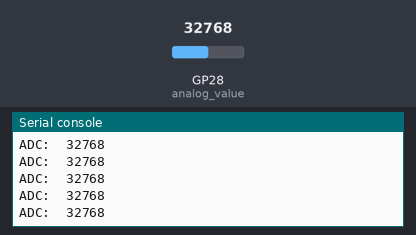
This program was run on a simulated Raspberry Pi Pico running MicroPython. On the bench: the last lines printed to the serial console. The inputs (shaded band) are chosen by the test bench; at power-on: GP28 (analog_value) = 32768 (analog values on the 0–65535 scale).

Above: at 1.2 s.
1.3 s: GP28 (analog_value) set to 45874
At 1.56 s:
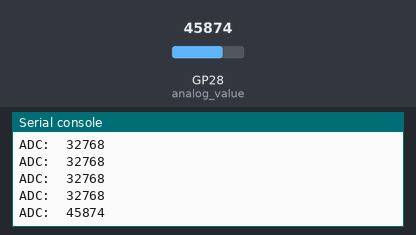
2.8 s: GP28 (analog_value) set to 57670
At 2.96 s:
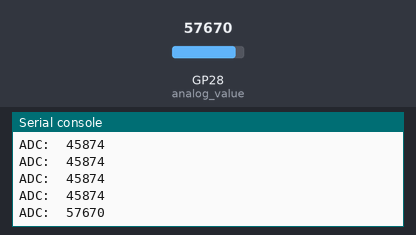
Timing chart, 0 to 5.8 s (numbered marks = the images above; inputs shaded):
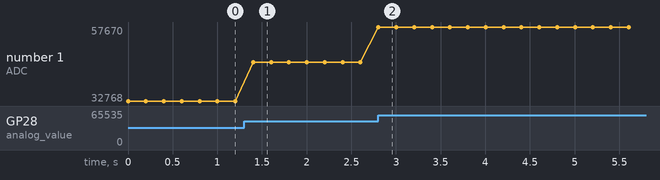

Measured:
- after the input at 1.3 s, the serial console: prints a new line after 0.10 s (image 1)
- after the input at 2.8 s, the serial console: prints a new line at once (image 2)
- plotted number 1: 32768 → 45874 after the input at 1.3 s, 45874 → 57670 after the input at 2.8 s

The program:

Potentiometer.py
```python
################################
# Potentiometer interface with the RPi Pico
# Author: Dharmendra Kumar Yadav
################################
import machine
import time

analog_value = machine.ADC(28)

while True:
    reading = analog_value.read_u16()
    print("ADC: ",reading)
    time.sleep(0.2)
```
